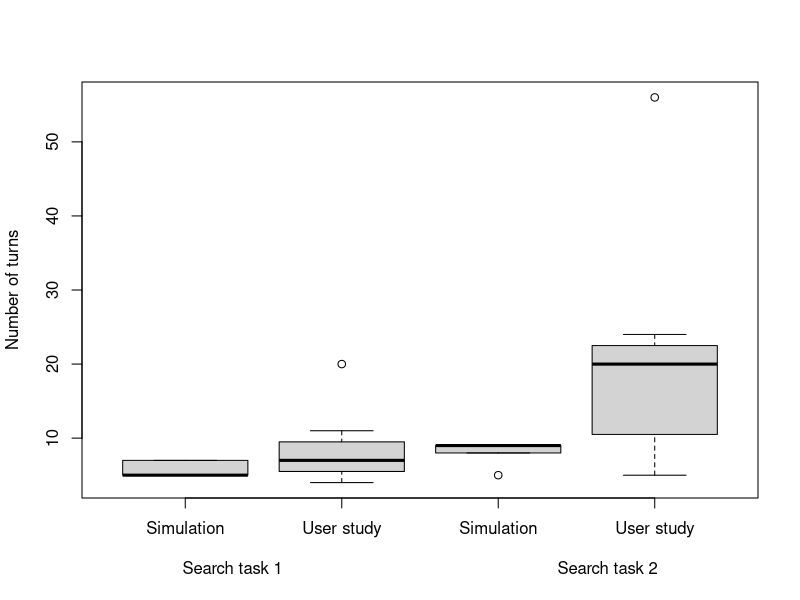
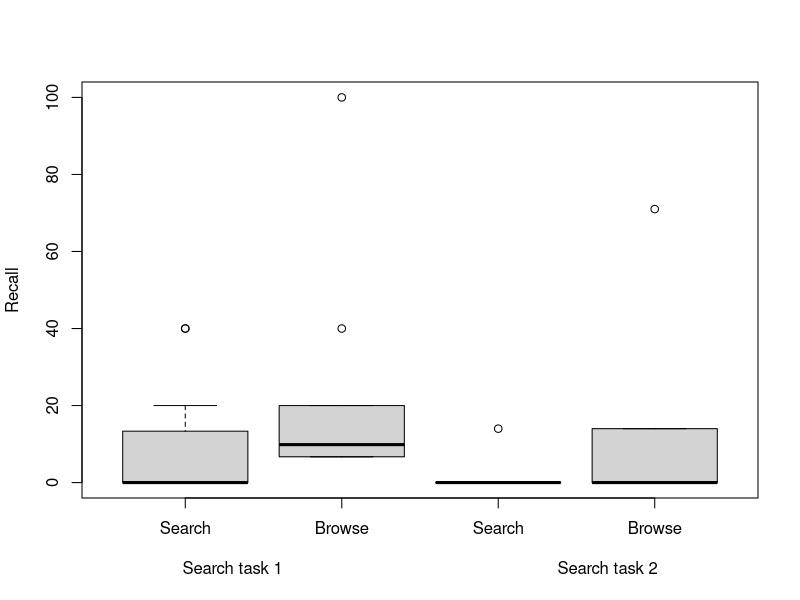
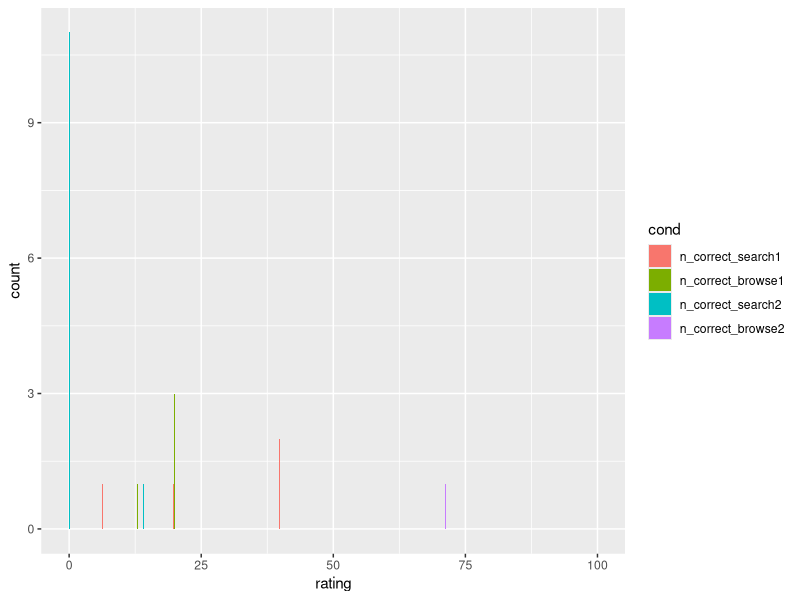
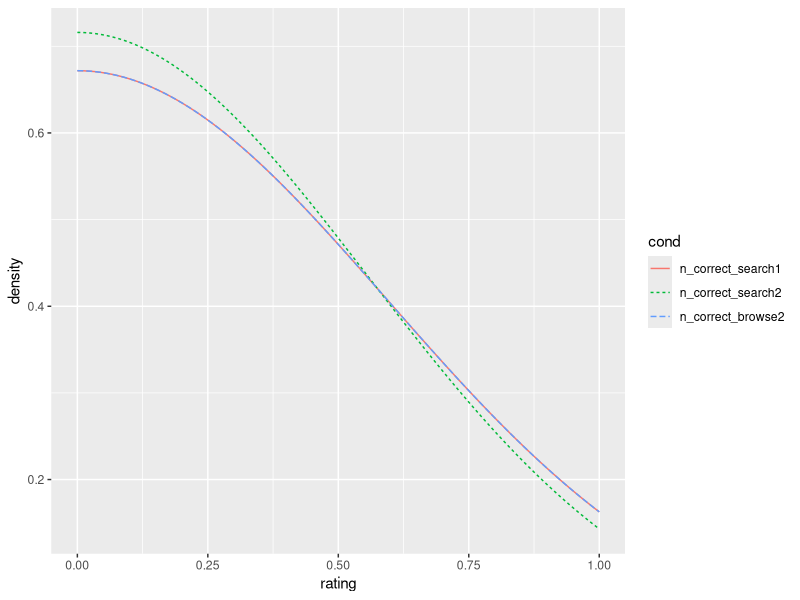

Here is the R script that generated these plots, in order:
# http://www.r-tutor.com/r-introduction/data-frame
# http://www.cookbook-r.com/Graphs/Plotting_distributions_(ggplot2)/

# todo boxplots
n_turns_simulation1 = c(5, 5, 5, 5, 5, 5, 5, 5, 6, 7, 7, 7, 7, 7, 7) 
n_turns_users1 = c(4, 5, 5, 6, 6, 7, 8, 9, 10, 11, 20) 
n_turns_simulation2 = c(5, 8, 8, 9, 9, 9, 9) 
n_turns_users2 = c(5, 7, 14, 19, 21, 21, 24, 56) 

z <- c('n_turns_simulation1', 'n_turns_users1', 'n_turns_simulation2', 'n_turns_users2')
dataList <- lapply(z, get, envir=environment())
names(dataList) <- c("Simulation", "User study", "Simulation", "User study")
boxplot(dataList, ylab="Number of turns", xlab="Search task 1                                                       Search task 2")

# todo histograms
n_correct_search1 = c(0, 0, 0, 0, 0, 0, 0, 0, 0.067, 0.2, 0.4, 0.4) 
n_correct_browse1 = c(0.067, 0.067, 0.067, 0.067, 0.067, 0.0672, 0.13, 0.2, 0.2, 0.2, 0.4, 1)
n_correct_search2 = c(0,0,0,0,0,0,0,0,0,0,0,0.14) 
n_correct_browse2 = c(0,0,0,0,0,0,0,0,0.14, 0.14, 0.14, 0.71)

n_correct_search1 = c(0, 0, 0, 0, 0, 0, 0, 0, 6.7, 20, 40, 40) 
n_correct_browse1 = c(6.7, 6.7, 6.7, 6.7, 6.7, 6.7, 13, 20, 20, 20, 40, 100)
n_correct_search2 = c(0,0,0,0,0,0,0,0,0,0,0,14) 
n_correct_browse2 = c(0,0,0,0,0,0,0,0,14, 14, 14, 71)

df <- data.frame(n_correct_search1, n_correct_browse1, n_correct_search2, n_correct_browse2)
colnames(df) <- c("Search", "Browse", "Search", "Browse")
boxplot(df, ylab="Recall", xlab="Search task 1                                                       Search task 2")

# build data frame for the histograms
require(reshape2)
df <- melt(data.frame(n_correct_search1, n_correct_browse1, n_correct_search2, n_correct_browse2))
x_name <- "cond"
y_name <- "rating"
colnames(df) <- c(x_name, y_name)

#x <- table(df)
#barplot(x, col=c("darkblue","red"), beside=TRUE)

library(ggplot2)


# Interleaved histograms
ggplot(df, aes(x=rating, fill=cond)) +
  geom_histogram(binwidth=.5, position="dodge")

# Density plots
ggplot(df, aes(x=rating, colour=cond, group =cond)) + geom_line(aes(linetype=cond,colour=cond),stat="density") + xlim(0, 1)

# + geom_density() 


